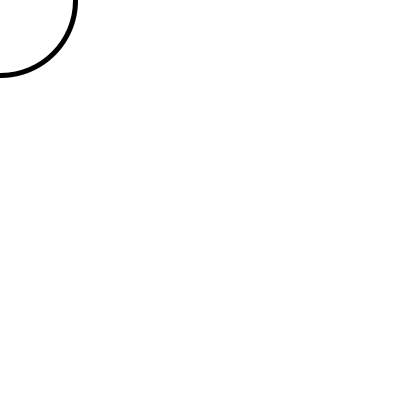
Frame 1 (no input)
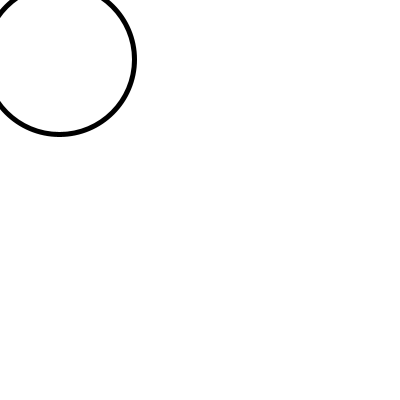
Frame 60 (the mouse pressed at the canvas centre just before this capture)
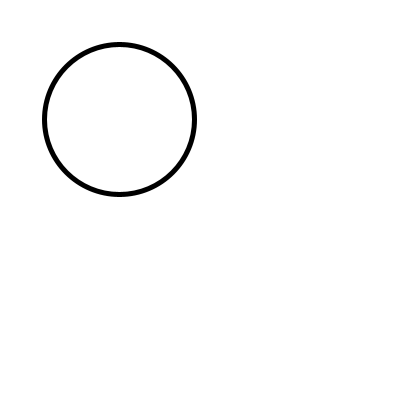
Frame 120 (the mouse held since frame 60 and released just before this capture)

The Processing sketch that drew these frames (run headless with seeded random() and noise(); from frame 60 on, the mouse is pressed at the canvas centre):

// Processing sketch: top_left_to_bottom_right
// ── top_left_to_bottom_right.pde
//Eric Li
//02/18/2026

int x;

void setup() {
  size(400, 400);
  x = 0;
  strokeWeight(5);
}

void draw() {
  background(255);
  ellipse(x, x, 150, 150);
  x = x + 1;
  if (x > 475) {
    x = -75;
  }
}
